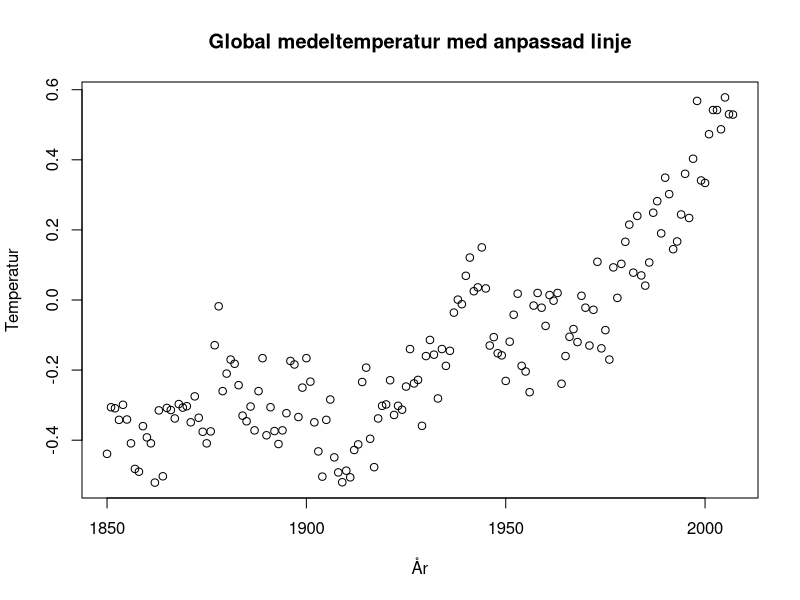
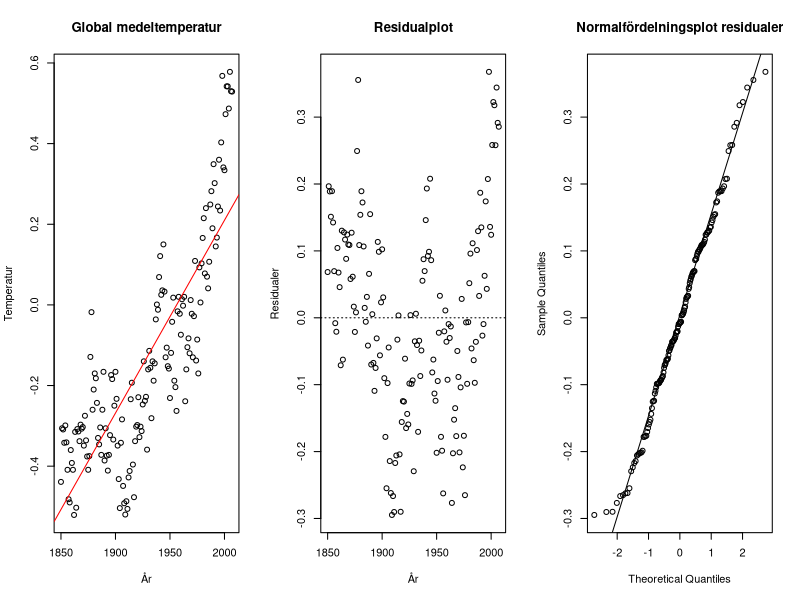
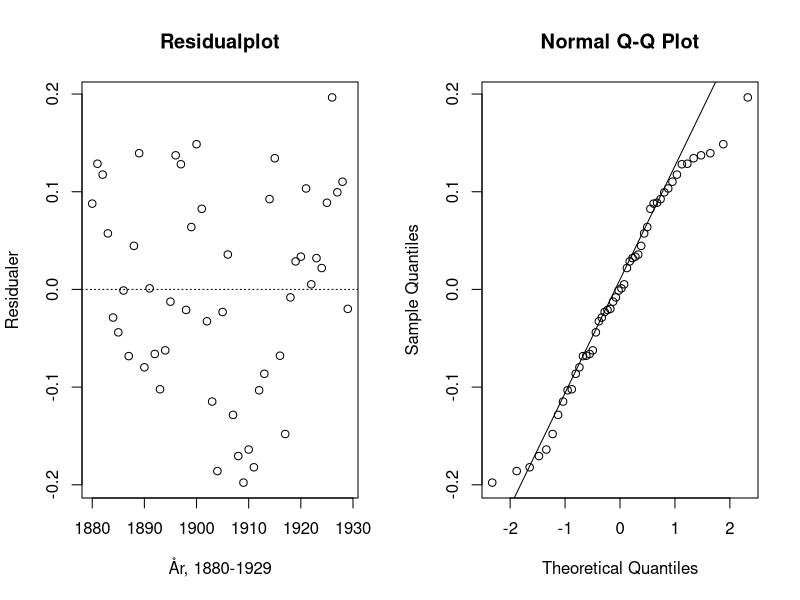
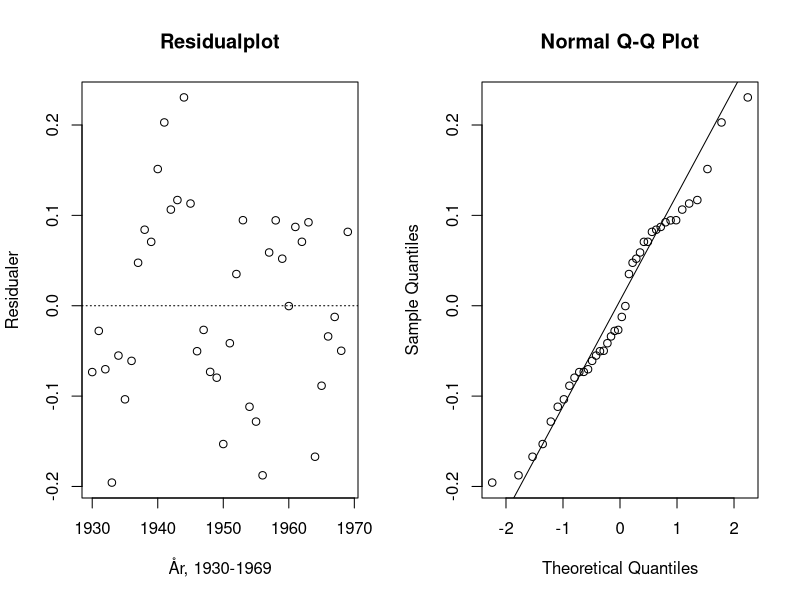
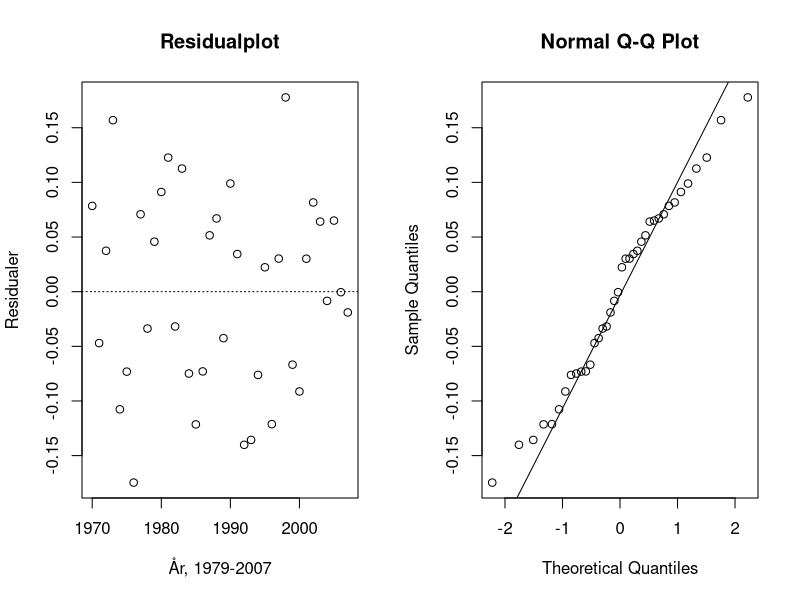

Write the R code that produced these figures, in order.
## ---- chunk 1
df <- read.csv("temperatur.csv", header = TRUE)
## ---- chunk 2
temperature <- df$temperatur
age <- df$år

plot(age, temperature, xlab = "År", ylab = "Temperatur", main = "Global medeltemperatur med anpassad linje")
## ---- chunk 3
old_par <- par(mfrow = c(1, 3))
modell <- lm(temperature ~ 1 + age, data = df) # vill ha intercept så + 1

# scatterplot med linje
plot(age, temperature, xlab = "År", ylab = "Temperatur", main = "Global medeltemperatur")
abline(modell, col = "red")

# residual plot
residual <- modell$residuals
plot(age, residual, xlab = "År", ylab = "Residualer", main = "Residualplot")
abline(a = 0, b = 0, lty = "dotted")

# normalfördelningsplot
qqnorm(residual, main = "Normalfördelningsplot residualer")
qqline(residual)
par(old_par)
## ---- chunk 4
# delar in i tre årsperioder
df1 <- subset(df, år >= 1880 & år <= 1929)
df2 <- subset(df, år >= 1930 & år <= 1969)
df3 <- subset(df, år >= 1970 & år <= 2007)

# utför linjär regression för varje årsperiod för att se om kraven uppfylls bättre
modell1 <- lm(temperatur ~ år, data = df1)
modell2 <- lm(temperatur ~ år, data = df2)
modell3 <- lm(temperatur ~ år, data = df3)

old_par <- par(mfrow = c(1, 2))
# summering av modellerna
residual1 <- modell1$residuals
plot(df1$år, residual1, xlab = "År, 1880-1929", ylab ="Residualer", main = "Residualplot")
abline(a = 0, b = 0, lty = "dotted")
qqnorm(residual1)
qqline(residual1)

old_par <- par(mfrow = c(1, 2))
residual2 <- modell2$residuals
plot(df2$år, residual2, xlab = "År, 1930-1969", ylab ="Residualer", main = "Residualplot")
abline(a = 0, b = 0, lty = "dotted")
qqnorm(residual2)
qqline(residual2)

old_par <- par(mfrow = c(1, 2))
residual3 <- modell3$residuals
plot(df3$år, residual3, xlab = "År, 1979-2007", ylab ="Residualer", main = "Residualplot")
abline(a = 0, b = 0, lty = "dotted")
qqnorm(residual3)
qqline(residual3)
## ---- chunk 5
summary1 <- summary(modell1)
summary2 <- summary(modell2)
summary3 <- summary(modell3)

# extrahera alpha
coef1 <- coef(modell1)
coef2 <- coef(modell2)
coef3 <- coef(modell3)

# extrahera beta
intercept1 <- coef1[1]
slope1 <- coef1[2]

intercept2 <- coef2[1]
slope2 <- coef2[2]

intercept3 <- coef3[1]
slope3 <- coef3[2]


cat("Model 1: Intercept =", intercept1, ", Lutningskoefficient =", slope1, "\n")
cat("Model 2: Intercept =", intercept2, ", Lutningskoefficient =", slope2, "\n")
cat("Model 3: Intercept =", intercept3, ", Lutningskoefficient =", slope3, "\n")
## ---- chunk 6
p_value <- summary(modell3)$coefficients[2, 4] / 2
if (p_value < 0.05) {
  print("Vi förkastar nollhypotesen. Direktören har fel.")
} else {
  print("Vi kan inte förkasta nollhypotesen. Direktören kan ha rätt.")
}
## ---- chunk 7
df_test <- read.csv("temperatur_test.csv", header = TRUE)
## ---- chunk 8
# Modell 1: Data från 1850–2007
modell1 <- lm(temperatur ~ år, data = df[which(df$år <= 2007), ])

# Modell 2: Data från 1970–2007
modell2 <- lm(temperatur ~ år, data = df[which(df$år >= 1970 & df$år <= 2007), ])

# Generera prediktioner för åren 2008–2022
pred1 <- predict(modell1, newdata = df_test)
pred2 <- predict(modell2, newdata = df_test)

# Beräkna RMSE för åren 2008–2022
rmse1 <- sqrt(mean((df_test$temperatur - pred1)^2))
rmse2 <- sqrt(mean((df_test$temperatur - pred2)^2))
## ---- chunk 9

# Filtrera testdatan för perioden 1970–2007
df_test_1970_2007 <- df_test[which(df_test$år >= 1970 & df_test$år <= 2007), ]

# Generera prediktioner för perioden 1970–2007
pred1_1970_2007 <- predict(modell1, newdata = df_test_1970_2007)
pred2_1970_2007 <- predict(modell2, newdata = df_test_1970_2007)

# Beräkna RMSE för perioden 1970–2007
rmse1_1970_2007 <- sqrt(mean((df_test_1970_2007$temperatur - pred1_1970_2007)^2))
rmse2_1970_2007 <- sqrt(mean((df_test_1970_2007$temperatur - pred2_1970_2007)^2))
## ---- chunk 10
# Sammanställ alla RMSE-värden i en tabell
rmse_tabell <- data.frame(
  Modell = c("1850–2007", "1970–2007", "1850–2007", "1970–2007"),
  Testperiod = c("2008–2022", "2008–2022", "1970–2007", "1970–2007"),
  RMSE = c(rmse1, rmse2, rmse1_1970_2007, rmse2_1970_2007)
)

# Skriv ut tabellen
print(rmse_tabell)
